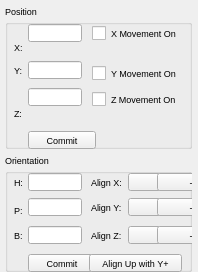
<?xml version="1.0"?>
<ui version="4.0">
  <class>ViewerPropDialog</class>
  <widget class="QDialog" name="IDD_VIEWER_DIALOG">
    <property name="geometry">
      <rect>
        <x>0</x>
        <y>0</y>
        <width>198</width>
        <height>272</height>
      </rect>
    </property>
    <property name="windowTitle">
      <string>Viewer Properties</string>
    </property>
    <property name="font">
      <font>
        <family>Liberation Sans</family>
        <pointsize>7</pointsize>
        <bold>false</bold>
        <italic>false</italic>
      </font>
    </property>
    <property name="enabled">
      <bool>true</bool>
    </property>
    <property name="windowFlags">
      <set>Qt::WindowMinimizeButtonHint|Qt::Dialog|Qt::WindowCloseButtonHint</set>
    </property>
    <property name="minimumSize">
      <size>
        <width>198</width>
        <height>272</height>
      </size>
    </property>
    <property name="maximumSize">
      <size>
        <width>198</width>
        <height>272</height>
      </size>
    </property>
    <widget class="QGroupBox" name="IDC_STATIC">
      <property name="geometry">
        <rect>
          <x>5</x>
          <y>5</y>
          <width>187</width>
          <height>144</height>
        </rect>
      </property>
      <property name="title">
        <string>Position</string>
      </property>
      <property name="visible">
        <bool>true</bool>
      </property>
      <property name="enabled">
        <bool>true</bool>
      </property>
      <property name="flat">
        <bool>false</bool>
      </property>
      <widget class="QLineEdit" name="IDC_XPOS_EDIT">
        <property name="geometry">
          <rect>
            <x>23</x>
            <y>19</y>
            <width>54</width>
            <height>18</height>
          </rect>
        </property>
        <property name="visible">
          <bool>true</bool>
        </property>
        <property name="enabled">
          <bool>true</bool>
        </property>
      </widget>
      <widget class="QCheckBox" name="IDC_XMOVE_CHECK">
        <property name="geometry">
          <rect>
            <x>87</x>
            <y>20</y>
            <width>97</width>
            <height>16</height>
          </rect>
        </property>
        <property name="text">
          <string>X Movement On</string>
        </property>
        <property name="visible">
          <bool>true</bool>
        </property>
        <property name="enabled">
          <bool>true</bool>
        </property>
      </widget>
      <widget class="QLabel" name="IDC_STATIC_2">
        <property name="geometry">
          <rect>
            <x>9</x>
            <y>37</y>
            <width>44</width>
            <height>11</height>
          </rect>
        </property>
        <property name="text">
          <string>X:</string>
        </property>
        <property name="visible">
          <bool>true</bool>
        </property>
        <property name="enabled">
          <bool>true</bool>
        </property>
        <property name="alignment">
          <set>Qt::AlignLeft</set>
        </property>
      </widget>
      <widget class="QLineEdit" name="IDC_YPOS_EDIT">
        <property name="geometry">
          <rect>
            <x>23</x>
            <y>56</y>
            <width>54</width>
            <height>18</height>
          </rect>
        </property>
        <property name="visible">
          <bool>true</bool>
        </property>
        <property name="enabled">
          <bool>true</bool>
        </property>
      </widget>
      <widget class="QLabel" name="IDC_STATIC_3">
        <property name="geometry">
          <rect>
            <x>9</x>
            <y>60</y>
            <width>44</width>
            <height>11</height>
          </rect>
        </property>
        <property name="text">
          <string>Y:</string>
        </property>
        <property name="visible">
          <bool>true</bool>
        </property>
        <property name="enabled">
          <bool>true</bool>
        </property>
        <property name="alignment">
          <set>Qt::AlignLeft</set>
        </property>
      </widget>
      <widget class="QCheckBox" name="IDC_YMOVE_CHECK">
        <property name="geometry">
          <rect>
            <x>87</x>
            <y>60</y>
            <width>95</width>
            <height>16</height>
          </rect>
        </property>
        <property name="text">
          <string>Y Movement On</string>
        </property>
        <property name="visible">
          <bool>true</bool>
        </property>
        <property name="enabled">
          <bool>true</bool>
        </property>
      </widget>
      <widget class="QLineEdit" name="IDC_ZPOS_EDIT">
        <property name="geometry">
          <rect>
            <x>23</x>
            <y>83</y>
            <width>54</width>
            <height>18</height>
          </rect>
        </property>
        <property name="visible">
          <bool>true</bool>
        </property>
        <property name="enabled">
          <bool>true</bool>
        </property>
      </widget>
      <widget class="QCheckBox" name="IDC_ZMOVE_CHECK">
        <property name="geometry">
          <rect>
            <x>87</x>
            <y>86</y>
            <width>93</width>
            <height>16</height>
          </rect>
        </property>
        <property name="text">
          <string>Z Movement On</string>
        </property>
        <property name="visible">
          <bool>true</bool>
        </property>
        <property name="enabled">
          <bool>true</bool>
        </property>
      </widget>
      <widget class="QLabel" name="IDC_STATIC_4">
        <property name="geometry">
          <rect>
            <x>9</x>
            <y>103</y>
            <width>44</width>
            <height>11</height>
          </rect>
        </property>
        <property name="text">
          <string>Z:</string>
        </property>
        <property name="visible">
          <bool>true</bool>
        </property>
        <property name="enabled">
          <bool>true</bool>
        </property>
        <property name="alignment">
          <set>Qt::AlignLeft</set>
        </property>
      </widget>
      <widget class="QPushButton" name="IDC_POS_COMMIT_BUTTON">
        <property name="geometry">
          <rect>
            <x>23</x>
            <y>126</y>
            <width>68</width>
            <height>18</height>
          </rect>
        </property>
        <property name="text">
          <string>Commit</string>
        </property>
        <property name="visible">
          <bool>true</bool>
        </property>
        <property name="enabled">
          <bool>true</bool>
        </property>
        <property name="default">
          <bool>false</bool>
        </property>
        <property name="autoDefault">
          <bool>false</bool>
        </property>
      </widget>
    </widget>
    <widget class="QGroupBox" name="IDC_STATIC_5">
      <property name="geometry">
        <rect>
          <x>5</x>
          <y>154</y>
          <width>187</width>
          <height>118</height>
        </rect>
      </property>
      <property name="title">
        <string>Orientation</string>
      </property>
      <property name="visible">
        <bool>true</bool>
      </property>
      <property name="enabled">
        <bool>true</bool>
      </property>
      <property name="flat">
        <bool>false</bool>
      </property>
      <widget class="QLineEdit" name="IDC_HEADING_EDIT">
        <property name="geometry">
          <rect>
            <x>23</x>
            <y>19</y>
            <width>54</width>
            <height>18</height>
          </rect>
        </property>
        <property name="visible">
          <bool>true</bool>
        </property>
        <property name="enabled">
          <bool>true</bool>
        </property>
      </widget>
      <widget class="QPushButton" name="IDC_ALIGN_XPOS_BUTTON">
        <property name="geometry">
          <rect>
            <x>123</x>
            <y>19</y>
            <width>68</width>
            <height>18</height>
          </rect>
        </property>
        <property name="text">
          <string>+</string>
        </property>
        <property name="visible">
          <bool>true</bool>
        </property>
        <property name="enabled">
          <bool>true</bool>
        </property>
        <property name="default">
          <bool>false</bool>
        </property>
        <property name="autoDefault">
          <bool>false</bool>
        </property>
      </widget>
      <widget class="QPushButton" name="IDC_ALIGN_XNEG_BUTTON">
        <property name="geometry">
          <rect>
            <x>152</x>
            <y>19</y>
            <width>68</width>
            <height>18</height>
          </rect>
        </property>
        <property name="text">
          <string>-</string>
        </property>
        <property name="visible">
          <bool>true</bool>
        </property>
        <property name="enabled">
          <bool>true</bool>
        </property>
        <property name="default">
          <bool>false</bool>
        </property>
        <property name="autoDefault">
          <bool>false</bool>
        </property>
      </widget>
      <widget class="QLabel" name="IDC_STATIC_6">
        <property name="geometry">
          <rect>
            <x>9</x>
            <y>23</y>
            <width>44</width>
            <height>11</height>
          </rect>
        </property>
        <property name="text">
          <string>H:</string>
        </property>
        <property name="visible">
          <bool>true</bool>
        </property>
        <property name="enabled">
          <bool>true</bool>
        </property>
        <property name="alignment">
          <set>Qt::AlignLeft</set>
        </property>
      </widget>
      <widget class="QLabel" name="IDC_STATIC_7">
        <property name="geometry">
          <rect>
            <x>86</x>
            <y>23</y>
            <width>44</width>
            <height>11</height>
          </rect>
        </property>
        <property name="text">
          <string>Align X:</string>
        </property>
        <property name="visible">
          <bool>true</bool>
        </property>
        <property name="enabled">
          <bool>true</bool>
        </property>
        <property name="alignment">
          <set>Qt::AlignLeft</set>
        </property>
      </widget>
      <widget class="QLineEdit" name="IDC_PITCH_EDIT">
        <property name="geometry">
          <rect>
            <x>23</x>
            <y>44</y>
            <width>54</width>
            <height>18</height>
          </rect>
        </property>
        <property name="visible">
          <bool>true</bool>
        </property>
        <property name="enabled">
          <bool>true</bool>
        </property>
      </widget>
      <widget class="QPushButton" name="IDC_ALIGN_YPOS_BUTTON">
        <property name="geometry">
          <rect>
            <x>123</x>
            <y>44</y>
            <width>68</width>
            <height>18</height>
          </rect>
        </property>
        <property name="text">
          <string>+</string>
        </property>
        <property name="visible">
          <bool>true</bool>
        </property>
        <property name="enabled">
          <bool>true</bool>
        </property>
        <property name="default">
          <bool>false</bool>
        </property>
        <property name="autoDefault">
          <bool>false</bool>
        </property>
      </widget>
      <widget class="QPushButton" name="IDC_ALIGN_YNEG_BUTTON">
        <property name="geometry">
          <rect>
            <x>152</x>
            <y>44</y>
            <width>68</width>
            <height>18</height>
          </rect>
        </property>
        <property name="text">
          <string>-</string>
        </property>
        <property name="visible">
          <bool>true</bool>
        </property>
        <property name="enabled">
          <bool>true</bool>
        </property>
        <property name="default">
          <bool>false</bool>
        </property>
        <property name="autoDefault">
          <bool>false</bool>
        </property>
      </widget>
      <widget class="QLabel" name="IDC_STATIC_8">
        <property name="geometry">
          <rect>
            <x>86</x>
            <y>48</y>
            <width>44</width>
            <height>11</height>
          </rect>
        </property>
        <property name="text">
          <string>Align Y:</string>
        </property>
        <property name="visible">
          <bool>true</bool>
        </property>
        <property name="enabled">
          <bool>true</bool>
        </property>
        <property name="alignment">
          <set>Qt::AlignLeft</set>
        </property>
      </widget>
      <widget class="QLabel" name="IDC_STATIC_9">
        <property name="geometry">
          <rect>
            <x>9</x>
            <y>51</y>
            <width>44</width>
            <height>11</height>
          </rect>
        </property>
        <property name="text">
          <string>P:</string>
        </property>
        <property name="visible">
          <bool>true</bool>
        </property>
        <property name="enabled">
          <bool>true</bool>
        </property>
        <property name="alignment">
          <set>Qt::AlignLeft</set>
        </property>
      </widget>
      <widget class="QLineEdit" name="IDC_BANK_EDIT">
        <property name="geometry">
          <rect>
            <x>23</x>
            <y>72</y>
            <width>54</width>
            <height>18</height>
          </rect>
        </property>
        <property name="visible">
          <bool>true</bool>
        </property>
        <property name="enabled">
          <bool>true</bool>
        </property>
      </widget>
      <widget class="QPushButton" name="IDC_ALIGN_ZPOS_BUTTON">
        <property name="geometry">
          <rect>
            <x>123</x>
            <y>72</y>
            <width>68</width>
            <height>18</height>
          </rect>
        </property>
        <property name="text">
          <string>+</string>
        </property>
        <property name="visible">
          <bool>true</bool>
        </property>
        <property name="enabled">
          <bool>true</bool>
        </property>
        <property name="default">
          <bool>false</bool>
        </property>
        <property name="autoDefault">
          <bool>false</bool>
        </property>
      </widget>
      <widget class="QPushButton" name="IDC_ALIGN_ZNEG_BUTTON">
        <property name="geometry">
          <rect>
            <x>152</x>
            <y>72</y>
            <width>68</width>
            <height>18</height>
          </rect>
        </property>
        <property name="text">
          <string>-</string>
        </property>
        <property name="visible">
          <bool>true</bool>
        </property>
        <property name="enabled">
          <bool>true</bool>
        </property>
        <property name="default">
          <bool>false</bool>
        </property>
        <property name="autoDefault">
          <bool>false</bool>
        </property>
      </widget>
      <widget class="QLabel" name="IDC_STATIC_10">
        <property name="geometry">
          <rect>
            <x>9</x>
            <y>76</y>
            <width>44</width>
            <height>11</height>
          </rect>
        </property>
        <property name="text">
          <string>B:</string>
        </property>
        <property name="visible">
          <bool>true</bool>
        </property>
        <property name="enabled">
          <bool>true</bool>
        </property>
        <property name="alignment">
          <set>Qt::AlignLeft</set>
        </property>
      </widget>
      <widget class="QLabel" name="IDC_STATIC_11">
        <property name="geometry">
          <rect>
            <x>86</x>
            <y>76</y>
            <width>44</width>
            <height>11</height>
          </rect>
        </property>
        <property name="text">
          <string>Align Z:</string>
        </property>
        <property name="visible">
          <bool>true</bool>
        </property>
        <property name="enabled">
          <bool>true</bool>
        </property>
        <property name="alignment">
          <set>Qt::AlignLeft</set>
        </property>
      </widget>
      <widget class="QPushButton" name="IDC_ORIENT_COMMIT_BUTTON">
        <property name="geometry">
          <rect>
            <x>23</x>
            <y>100</y>
            <width>68</width>
            <height>18</height>
          </rect>
        </property>
        <property name="text">
          <string>Commit</string>
        </property>
        <property name="visible">
          <bool>true</bool>
        </property>
        <property name="enabled">
          <bool>true</bool>
        </property>
        <property name="default">
          <bool>false</bool>
        </property>
        <property name="autoDefault">
          <bool>false</bool>
        </property>
      </widget>
      <widget class="QPushButton" name="IDC_ALIGN_UPYPOS_BUTTON">
        <property name="geometry">
          <rect>
            <x>84</x>
            <y>100</y>
            <width>93</width>
            <height>18</height>
          </rect>
        </property>
        <property name="text">
          <string>Align Up with Y+</string>
        </property>
        <property name="visible">
          <bool>true</bool>
        </property>
        <property name="enabled">
          <bool>true</bool>
        </property>
        <property name="default">
          <bool>false</bool>
        </property>
        <property name="autoDefault">
          <bool>false</bool>
        </property>
      </widget>
    </widget>
    <action name="IDD_ORPHANHUNTER">
      <property name="text">
        <string>Orphan Hunter</string>
      </property>
    </action>
    <action name="IDD_REORDER_PAGES">
      <property name="text">
        <string>Reorder Net Pages</string>
      </property>
    </action>
    <action name="IDD_SHOW_ALL_CHECKED_OUT">
      <property name="text">
        <string>Show All Pages Checked Out</string>
      </property>
    </action>
    <action name="IDM_IMPORT_BITMAP">
      <property name="text">
        <string>Bitmap/Animation Converter...</string>
      </property>
    </action>
    <action name="ID_APP_ABOUT">
      <property name="text">
        <string>&amp;About editor...</string>
      </property>
    </action>
    <action name="ID_APP_EXIT">
      <property name="text">
        <string>E&amp;xit</string>
      </property>
      <property name="shortcut">
        <string>Alt+X</string>
      </property>
    </action>
    <action name="ID_BRIEFING_EDITOR">
      <property name="text">
        <string>Briefing Editor...</string>
      </property>
    </action>
    <action name="ID_BUTTON_LIGHTING">
      <property name="text">
        <string>ID_BUTTON_LIGHTING</string>
      </property>
    </action>
    <action name="ID_BUTTON_OUTLINE">
      <property name="text">
        <string>ID_BUTTON_OUTLINE</string>
      </property>
    </action>
    <action name="ID_BUTTON_WINDOWSELECTION">
      <property name="text">
        <string>ID_BUTTON_WINDOWSELECTION</string>
      </property>
    </action>
    <action name="ID_D3HELP">
      <property name="text">
        <string>Help on D3 Editor</string>
      </property>
    </action>
    <action name="ID_EDITORS_AIPROPERTIES">
      <property name="text">
        <string>AI Properties...</string>
      </property>
    </action>
    <action name="ID_EDITORS_AMBIENTSOUNDS">
      <property name="text">
        <string>Ambient Sounds...</string>
      </property>
    </action>
    <action name="ID_EDITORS_DALLAS">
      <property name="text">
        <string>Dallas Graphical Script Editor...</string>
      </property>
    </action>
    <action name="ID_EDITORS_FILES">
      <property name="text">
        <string>Files...</string>
      </property>
    </action>
    <action name="ID_EDITORS_MEGACELLS">
      <property name="text">
        <string>Megacells...</string>
      </property>
    </action>
    <action name="ID_EDIT_ADDSELECT">
      <property name="text">
        <string>Add Current Room to Selected List</string>
      </property>
    </action>
    <action name="ID_EDIT_ATTACH">
      <property name="text">
        <string>&amp;Attach</string>
      </property>
    </action>
    <action name="ID_EDIT_CLEARSELECTED">
      <property name="text">
        <string>Clear Selected List</string>
      </property>
    </action>
    <action name="ID_EDIT_COPY">
      <property name="text">
        <string>&amp;Copy</string>
      </property>
      <property name="shortcut">
        <string>Ctrl+Ins</string>
      </property>
    </action>
    <action name="ID_EDIT_CUT">
      <property name="text">
        <string>Cu&amp;t</string>
      </property>
      <property name="shortcut">
        <string>Shift+Del</string>
      </property>
    </action>
    <action name="ID_EDIT_DELETE">
      <property name="text">
        <string>&amp;Delete</string>
      </property>
    </action>
    <action name="ID_EDIT_LOADSCRAP">
      <property name="text">
        <string>Load Scrap from Disk</string>
      </property>
    </action>
    <action name="ID_EDIT_PASTE">
      <property name="text">
        <string>&amp;Paste</string>
      </property>
      <property name="shortcut">
        <string>Shift+Ins</string>
      </property>
    </action>
    <action name="ID_EDIT_PLACE">
      <property name="text">
        <string>&amp;Place in Mine</string>
      </property>
    </action>
    <action name="ID_EDIT_PLACE_TERRAIN">
      <property name="text">
        <string>&amp;Place on Terrain</string>
      </property>
    </action>
    <action name="ID_EDIT_REMOVESELECT">
      <property name="text">
        <string>Remove Current Room from Selected List</string>
      </property>
    </action>
    <action name="ID_EDIT_SAVESCRAP">
      <property name="text">
        <string>Save Scrap to Disk</string>
      </property>
    </action>
    <action name="ID_EDIT_SELECTATTACHED">
      <property name="text">
        <string>Select All Rooms Attached to Current Room</string>
      </property>
    </action>
    <action name="ID_EDIT_UNDO">
      <property name="text">
        <string>&amp;Undo</string>
      </property>
      <property name="shortcut">
        <string>Alt+Backspace</string>
      </property>
    </action>
    <action name="ID_FILE_AUTOSAVE">
      <property name="text">
        <string>Autosave</string>
      </property>
      <property name="checkable">
        <bool>true</bool>
      </property>
    </action>
    <action name="ID_FILE_CHECKMINE">
      <property name="text">
        <string>&amp;Check Mine</string>
      </property>
    </action>
    <action name="ID_FILE_FIXCRACKS">
      <property name="text">
        <string>Fix Level Cracks</string>
      </property>
    </action>
    <action name="ID_FILE_FIXDEGENERATEFACES">
      <property name="text">
        <string>Fix/Remove Degenerate Faces</string>
      </property>
    </action>
    <action name="ID_FILE_IMPORT_ROOM">
      <property name="text">
        <string>Import 3DSMax Room</string>
      </property>
    </action>
    <action name="ID_FILE_INFORMATION">
      <property name="text">
        <string>&amp;Information</string>
      </property>
      <property name="shortcut">
        <string>Alt+I</string>
      </property>
    </action>
    <action name="ID_FILE_LEAVE_EDITOR">
      <property name="text">
        <string>Go to main menu...</string>
      </property>
    </action>
    <action name="ID_FILE_LEVELPROPS">
      <property name="text">
        <string>Set Selected Room(s) Properties</string>
      </property>
    </action>
    <action name="ID_FILE_LEVEL_INFO">
      <property name="text">
        <string>Edit Level Info...</string>
      </property>
    </action>
    <action name="ID_FILE_MRU_FILE1">
      <property name="text">
        <string>Recent File</string>
      </property>
      <property name="enabled">
        <bool>false</bool>
      </property>
    </action>
    <action name="ID_FILE_NEW">
      <property name="text">
        <string>&amp;New</string>
      </property>
      <property name="shortcut">
        <string>Ctrl+N</string>
      </property>
    </action>
    <action name="ID_FILE_OPEN">
      <property name="text">
        <string>&amp;Open...</string>
      </property>
      <property name="shortcut">
        <string>Ctrl+O</string>
      </property>
    </action>
    <action name="ID_FILE_PLAY640X480">
      <property name="text">
        <string>&amp;Play in 640 x 480</string>
      </property>
      <property name="shortcut">
        <string>Alt+P</string>
      </property>
    </action>
    <action name="ID_FILE_PREFERENCES">
      <property name="text">
        <string>Preferences</string>
      </property>
    </action>
    <action name="ID_FILE_PRINT">
      <property name="text">
        <string>&amp;Print...</string>
      </property>
      <property name="shortcut">
        <string>Ctrl+P</string>
      </property>
    </action>
    <action name="ID_FILE_PRINT_PREVIEW">
      <property name="text">
        <string>Print Pre&amp;view</string>
      </property>
    </action>
    <action name="ID_FILE_PRINT_SETUP">
      <property name="text">
        <string>P&amp;rint Setup...</string>
      </property>
    </action>
    <action name="ID_FILE_REMOVEDUPLICATEFACESFROMCURRENTROOM">
      <property name="text">
        <string>Remove Duplicate Faces from Current Room</string>
      </property>
    </action>
    <action name="ID_FILE_REMOVEEXTRAPOINTS">
      <property name="text">
        <string>Remove Extra Points</string>
      </property>
    </action>
    <action name="ID_FILE_RESTOREGAMESTATE">
      <property name="text">
        <string>Restore Gamestate</string>
      </property>
    </action>
    <action name="ID_FILE_SAVE">
      <property name="text">
        <string>&amp;Save</string>
      </property>
      <property name="shortcut">
        <string>Ctrl+S</string>
      </property>
    </action>
    <action name="ID_FILE_SAVEGOALTEXT">
      <property name="text">
        <string>Save Goal Text to File</string>
      </property>
    </action>
    <action name="ID_FILE_SAVE_AS">
      <property name="text">
        <string>Save &amp;As...</string>
      </property>
    </action>
    <action name="ID_FILE_SAVE_COPY_AS">
      <property name="text">
        <string>Save Copy &amp;As...</string>
      </property>
    </action>
    <action name="ID_FILE_STATS">
      <property name="text">
        <string>Show Level Stats</string>
      </property>
    </action>
    <action name="ID_FILE_UPDATE">
      <property name="text">
        <string>&amp;Update</string>
      </property>
      <property name="shortcut">
        <string>Ctrl+S</string>
      </property>
    </action>
    <action name="ID_FILE_VERIFY_LEVEL">
      <property name="text">
        <string>Verify Level</string>
      </property>
    </action>
    <action name="ID_HOTSPOT_TGA">
      <property name="text">
        <string>HotSpot TGA Extractor...</string>
      </property>
    </action>
    <action name="ID_MINE_VIEW">
      <property name="text">
        <string>Mine View</string>
      </property>
      <property name="shortcut">
        <string>F2</string>
      </property>
    </action>
    <action name="ID_OBJBUTTON">
      <property name="text">
        <string>ID_OBJBUTTON</string>
      </property>
    </action>
    <action name="ID_OBJECT_DELETEOBJECT">
      <property name="text">
        <string>Delete Object</string>
      </property>
      <property name="shortcut">
        <string>Del</string>
      </property>
    </action>
    <action name="ID_OBJECT_MOVEPLAYER">
      <property name="text">
        <string>Move Player 0 to Viewer</string>
      </property>
    </action>
    <action name="ID_OBJECT_PLACECAMERAATCURRENTFACE">
      <property name="text">
        <string>Create New Camera at Current Face</string>
      </property>
    </action>
    <action name="ID_OBJECT_PLACECAMERAATVIEWER">
      <property name="text">
        <string>Create New Camera at Viewer</string>
      </property>
    </action>
    <action name="ID_OBJECT_PLACEOBJECT">
      <property name="text">
        <string>Place Object</string>
      </property>
      <property name="shortcut">
        <string>Ins</string>
      </property>
    </action>
    <action name="ID_OBJECT_PLACESOUNDSOURCEATVIEWER">
      <property name="text">
        <string>Create SoundSource at Viewer</string>
      </property>
    </action>
    <action name="ID_OBJECT_PLACEWAYPOINTATVIEWER">
      <property name="text">
        <string>Place Waypoint at Viewer</string>
      </property>
    </action>
    <action name="ID_OBJECT_SELECTBYNUMBER">
      <property name="text">
        <string>Select Object By Number</string>
      </property>
    </action>
    <action name="ID_OBJECT_SETCAMERAFROMVIEWER">
      <property name="text">
        <string>Move Camera to Viewer</string>
      </property>
    </action>
    <action name="ID_OBJECT_SETVIEWERFROMCAMERA">
      <property name="text">
        <string>Move Viewer to Camera</string>
      </property>
    </action>
    <action name="ID_OSIRISCOMPILE">
      <property name="text">
        <string>ID_OSIRISCOMPILE</string>
      </property>
    </action>
    <action name="ID_REINIT_OPENGL">
      <property name="text">
        <string>ID_REINIT_OPENGL</string>
      </property>
    </action>
    <action name="ID_ROOM_ADD">
      <property name="text">
        <string>&amp;Add Room at Current Face</string>
      </property>
      <property name="shortcut">
        <string>Shift+A</string>
      </property>
    </action>
    <action name="ID_ROOM_ADDVERTTONEWFACE">
      <property name="text">
        <string>Add Vert to New Face</string>
      </property>
      <property name="shortcut">
        <string>Shift+V</string>
      </property>
    </action>
    <action name="ID_ROOM_ATTACHROOM">
      <property name="text">
        <string>Attach Room</string>
      </property>
    </action>
    <action name="ID_ROOM_BUILDBRIDGE">
      <property name="text">
        <string>&amp;Build Bridge</string>
      </property>
    </action>
    <action name="ID_ROOM_BUILDSMOOTHBRIDGE">
      <property name="text">
        <string>Build Smooth Bridge</string>
      </property>
      <property name="shortcut">
        <string>Ctrl+B</string>
      </property>
    </action>
    <action name="ID_ROOM_CLEARCENTERPOINT">
      <property name="text">
        <string>Clear Center Point</string>
      </property>
    </action>
    <action name="ID_ROOM_COMBINE">
      <property name="text">
        <string>Combine Rooms</string>
      </property>
    </action>
    <action name="ID_ROOM_DELETE">
      <property name="text">
        <string>Delete Current Room</string>
      </property>
    </action>
    <action name="ID_ROOM_DELETECONNECTEDFACES">
      <property name="text">
        <string>Delete Connected Faces</string>
      </property>
    </action>
    <action name="ID_ROOM_DELETEFACE">
      <property name="text">
        <string>Delete Current Face</string>
      </property>
    </action>
    <action name="ID_ROOM_DELETEPORTAL">
      <property name="text">
        <string>Delete Current Portal</string>
      </property>
    </action>
    <action name="ID_ROOM_DELETEVERT">
      <property name="text">
        <string>Delete Current Vert From Face</string>
      </property>
    </action>
    <action name="ID_ROOM_DROPROOM">
      <property name="text">
        <string>Drop Room</string>
      </property>
    </action>
    <action name="ID_ROOM_FACE_ADDVERTTOEDGE">
      <property name="text">
        <string>Add Vert To Edge</string>
      </property>
    </action>
    <action name="ID_ROOM_FACE_DELETEVERTONEDGE">
      <property name="text">
        <string>Delete Vert on Edge</string>
      </property>
    </action>
    <action name="ID_ROOM_FACE_MOVEVERTONEDGE">
      <property name="text">
        <string>Move Vert on Edge</string>
      </property>
    </action>
    <action name="ID_ROOM_FACE_SPLITFACE">
      <property name="text">
        <string>Split Face</string>
      </property>
    </action>
    <action name="ID_ROOM_FINISHNEWFACE">
      <property name="text">
        <string>Add Last Point to New Face (Finish Face)</string>
      </property>
    </action>
    <action name="ID_ROOM_GRABTEXTURE">
      <property name="text">
        <string>Grab Texture</string>
      </property>
      <property name="shortcut">
        <string>G</string>
      </property>
    </action>
    <action name="ID_ROOM_JOINROOMS">
      <property name="text">
        <string>Join Rooms</string>
      </property>
    </action>
    <action name="ID_ROOM_JOINROOMSEXACT">
      <property name="text">
        <string>Join Rooms Exact</string>
      </property>
    </action>
    <action name="ID_ROOM_JOIN_ADJACENT_FACES">
      <property name="text">
        <string>Join Adjacent Faces</string>
      </property>
    </action>
    <action name="ID_ROOM_LINKTONEWEXTERNAL">
      <property name="text">
        <string>Link Room to New External Room</string>
      </property>
    </action>
    <action name="ID_ROOM_MARK">
      <property name="text">
        <string>&amp;Mark Room/Face</string>
      </property>
      <property name="shortcut">
        <string>Ctrl+M</string>
      </property>
    </action>
    <action name="ID_ROOM_MERGEOBJECTINTOROOM">
      <property name="text">
        <string>Merge Object into Room</string>
      </property>
    </action>
    <action name="ID_ROOM_NEXTFACE">
      <property name="text">
        <string>Next Face</string>
      </property>
      <property name="shortcut">
        <string>F</string>
      </property>
    </action>
    <action name="ID_ROOM_PLACEROOM">
      <property name="text">
        <string>Place Room at Current Room</string>
      </property>
    </action>
    <action name="ID_ROOM_PLACETERRAINROOM">
      <property name="text">
        <string>Place Room at Current Terrain Cell</string>
      </property>
    </action>
    <action name="ID_ROOM_PREVIOUSFACE">
      <property name="text">
        <string>Previous Face</string>
      </property>
      <property name="shortcut">
        <string>Shift+F</string>
      </property>
    </action>
    <action name="ID_ROOM_PROPAGATETOADJACENTCOPLANARFACES">
      <property name="text">
        <string>Propagate to Adjacent Coplanar Faces</string>
      </property>
      <property name="shortcut">
        <string>Ctrl+F</string>
      </property>
    </action>
    <action name="ID_ROOM_PROPAGATETOALL">
      <property name="text">
        <string>Propagate to All Faces in Room</string>
      </property>
      <property name="shortcut">
        <string>Shift+R</string>
      </property>
    </action>
    <action name="ID_ROOM_RENAMEROOM">
      <property name="text">
        <string>Rename Room</string>
      </property>
      <property name="shortcut">
        <string>Ctrl+R</string>
      </property>
    </action>
    <action name="ID_ROOM_ROTATEPLACEDROOM45DEGREES">
      <property name="text">
        <string>Rotate Placed Room 45 Degrees</string>
      </property>
    </action>
    <action name="ID_ROOM_SAVECURRENTROOM">
      <property name="text">
        <string>Save Current Room</string>
      </property>
    </action>
    <action name="ID_ROOM_SELECTBYNUMBER">
      <property name="text">
        <string>Select Room by Number</string>
      </property>
    </action>
    <action name="ID_ROOM_SELECTFACEBYNUMBER">
      <property name="text">
        <string>Select Face by Number</string>
      </property>
    </action>
    <action name="ID_ROOM_SETCENTERFROMVIEWER">
      <property name="text">
        <string>Set Room Center from Viewer</string>
      </property>
    </action>
    <action name="ID_ROOM_SNAPPLACEDROOM">
      <property name="text">
        <string>Snap Placed Room</string>
      </property>
    </action>
    <action name="ID_ROOM_SNAPPOINTTOEDGE">
      <property name="text">
        <string>Snap Point to Edge</string>
      </property>
    </action>
    <action name="ID_ROOM_SNAPPOINTTOFACE">
      <property name="text">
        <string>Snap Point to Face</string>
      </property>
    </action>
    <action name="ID_ROOM_SNAPPOINTTOPOINT">
      <property name="text">
        <string>Snap Point to Point</string>
      </property>
    </action>
    <action name="ID_ROOM_SPLITFACE">
      <property name="text">
        <string>Triangulate face</string>
      </property>
    </action>
    <action name="ID_ROOM_STARTNEWFACE">
      <property name="text">
        <string>Add First Point to New Face (Start Face)</string>
      </property>
    </action>
    <action name="ID_ROOM_SWAPMAKEDANDCURRENTROOMFACE">
      <property name="text">
        <string>Swap Marked and Current Room/Face</string>
      </property>
    </action>
    <action name="ID_ROOM_UNDOSNAP">
      <property name="text">
        <string>Undo Snap</string>
      </property>
    </action>
    <action name="ID_ROOM_UNPLACEROOM">
      <property name="text">
        <string>Un-place Room/Group/Door</string>
      </property>
    </action>
    <action name="ID_ROOM_VIEW">
      <property name="text">
        <string>Room View</string>
      </property>
      <property name="shortcut">
        <string>F4</string>
      </property>
    </action>
    <action name="ID_SCRIPT_LEVEL_INTERFACE">
      <property name="text">
        <string>Levels and Scripts...</string>
      </property>
    </action>
    <action name="ID_SUBEDITORS_FONT">
      <property name="text">
        <string>Font Editor...</string>
      </property>
    </action>
    <action name="ID_SUBEDITORS_HOGMAKER">
      <property name="text">
        <string>Hog Maker...</string>
      </property>
    </action>
    <action name="ID_SUBEDITORS_TABLEFILEEDIT">
      <property name="text">
        <string>Table File Text Editor...</string>
      </property>
    </action>
    <action name="ID_SUBEDITORS_TABLEFILEFILTER">
      <property name="text">
        <string>Table File Filter...</string>
      </property>
    </action>
    <action name="ID_TABLEEDIT_FILE_EXIT">
      <property name="text">
        <string>&amp;Exit</string>
      </property>
    </action>
    <action name="ID_TABLEEDIT_FILE_LOAD">
      <property name="text">
        <string>&amp;Load...</string>
      </property>
    </action>
    <action name="ID_TABLEEDIT_FILE_SAVE">
      <property name="text">
        <string>&amp;Save</string>
      </property>
    </action>
    <action name="ID_TABLEEDIT_FILE_SAVE_AS">
      <property name="text">
        <string>S&amp;ave as...</string>
      </property>
    </action>
    <action name="ID_TABLEFILTER_FILE_EXIT">
      <property name="text">
        <string>Exit</string>
      </property>
    </action>
    <action name="ID_TABLEFILTER_FILE_LOAD">
      <property name="text">
        <string>Load...</string>
      </property>
    </action>
    <action name="ID_TABLEFILTER_FILE_NEW">
      <property name="text">
        <string>New</string>
      </property>
    </action>
    <action name="ID_TABLEFILTER_FILE_SAVE">
      <property name="text">
        <string>Save</string>
      </property>
    </action>
    <action name="ID_TABLEFILTER_FILE_SAVEAS">
      <property name="text">
        <string>Save as...</string>
      </property>
    </action>
    <action name="ID_TERRAIN_VIEW">
      <property name="text">
        <string>Terrain View</string>
      </property>
      <property name="shortcut">
        <string>F3</string>
      </property>
    </action>
    <action name="ID_TEST_TEST1">
      <property name="text">
        <string>Test function 1</string>
      </property>
    </action>
    <action name="ID_TEST_TEST2">
      <property name="text">
        <string>Test function 2</string>
      </property>
    </action>
    <action name="ID_TEST_TEST3">
      <property name="text">
        <string>Test function 3</string>
      </property>
    </action>
    <action name="ID_TOOLS_WORLD_OBJECTS_BUILDINGS">
      <property name="text">
        <string>Buildings...</string>
      </property>
    </action>
    <action name="ID_TOOLS_WORLD_OBJECTS_CLUTTER">
      <property name="text">
        <string>Clutter...</string>
      </property>
    </action>
    <action name="ID_TOOLS_WORLD_OBJECTS_DOOR">
      <property name="text">
        <string>Doors...</string>
      </property>
    </action>
    <action name="ID_TOOLS_WORLD_OBJECTS_LIGHTS">
      <property name="text">
        <string>Lights...</string>
      </property>
    </action>
    <action name="ID_TOOLS_WORLD_OBJECTS_PLAYER">
      <property name="text">
        <string>Player Ships...</string>
      </property>
    </action>
    <action name="ID_TOOLS_WORLD_OBJECTS_POWERUPS">
      <property name="text">
        <string>Powerups...</string>
      </property>
    </action>
    <action name="ID_TOOLS_WORLD_OBJECTS_ROBOTS">
      <property name="text">
        <string>Robots...</string>
      </property>
    </action>
    <action name="ID_TOOLS_WORLD_OBJECTS_SOUND">
      <property name="text">
        <string>Sounds...</string>
      </property>
    </action>
    <action name="ID_TOOLS_WORLD_TEXTURES">
      <property name="text">
        <string>Textures...</string>
      </property>
    </action>
    <action name="ID_TOOLS_WORLD_WEAPONS">
      <property name="text">
        <string>Weapons...</string>
      </property>
    </action>
    <action name="ID_VIEW_CENTERONCUBE">
      <property name="text">
        <string>Center on Current &amp;Room</string>
      </property>
      <property name="shortcut">
        <string>Home</string>
      </property>
    </action>
    <action name="ID_VIEW_CENTERONMINE">
      <property name="text">
        <string>Center on &amp;Mine Origin</string>
      </property>
    </action>
    <action name="ID_VIEW_CENTERONOBJECT">
      <property name="text">
        <string>Center on Current &amp;Object</string>
      </property>
    </action>
    <action name="ID_VIEW_DELETEVIEWER">
      <property name="text">
        <string>Delete Viewer</string>
      </property>
    </action>
    <action name="ID_VIEW_FLIP">
      <property name="text">
        <string>Flip Viewer</string>
      </property>
      <property name="shortcut">
        <string>/</string>
      </property>
    </action>
    <action name="ID_VIEW_KEYPAD_TOGGLE">
      <property name="text">
        <string>Keypad</string>
      </property>
      <property name="shortcut">
        <string>F10</string>
      </property>
    </action>
    <action name="ID_VIEW_MOVECAMERATOCURRENTOBJECT">
      <property name="text">
        <string>Move camera to Current Object</string>
      </property>
    </action>
    <action name="ID_VIEW_MOVECAMERATOSELECTEDFACE">
      <property name="text">
        <string>Move camera to &amp;Current Face</string>
      </property>
      <property name="shortcut">
        <string>Shift+C</string>
      </property>
    </action>
    <action name="ID_VIEW_MOVECAMERATOSELECTEDROOM">
      <property name="text">
        <string>Move camera to &amp;Current Room</string>
      </property>
      <property name="shortcut">
        <string>C</string>
      </property>
    </action>
    <action name="ID_VIEW_NEWVIEWER">
      <property name="text">
        <string>New Viewer</string>
      </property>
    </action>
    <action name="ID_VIEW_NEXTVIEWER">
      <property name="text">
        <string>Next Viewer</string>
      </property>
    </action>
    <action name="ID_VIEW_RESETVIEWRADIUS">
      <property name="text">
        <string>Reset View Radius</string>
      </property>
    </action>
    <action name="ID_VIEW_SHOWOBJECTSINWIREFRAMEVIEW">
      <property name="text">
        <string>Show objects in Wireframe view</string>
      </property>
    </action>
    <action name="ID_VIEW_SHOWVIEWERFORWARDVECTOR">
      <property name="text">
        <string>Show Viewer Forward Vector</string>
      </property>
    </action>
    <action name="ID_VIEW_STATUS_BAR">
      <property name="text">
        <string>&amp;Status Bar</string>
      </property>
    </action>
    <action name="ID_VIEW_TEXTUREMINE">
      <property name="text">
        <string>Te&amp;xtured view</string>
      </property>
    </action>
    <action name="ID_VIEW_TOOLBAR">
      <property name="text">
        <string>&amp;Toolbar</string>
      </property>
    </action>
    <action name="ID_VIEW_VIEWPROP">
      <property name="text">
        <string>Display Viewer Properties</string>
      </property>
    </action>
    <action name="ID_VIEW_WIREFRAMEMINE">
      <property name="text">
        <string>&amp;Wireframe view</string>
      </property>
    </action>
    <action name="ID_WINDOW_CASCADE">
      <property name="text">
        <string>&amp;Cascade</string>
      </property>
    </action>
    <action name="ID_WINDOW_TILE">
      <property name="text">
        <string>&amp;Tile</string>
      </property>
    </action>
    <action name="ID_ZBUTTON">
      <property name="text">
        <string>ID_ZBUTTON</string>
      </property>
    </action>
  </widget>
</ui>
